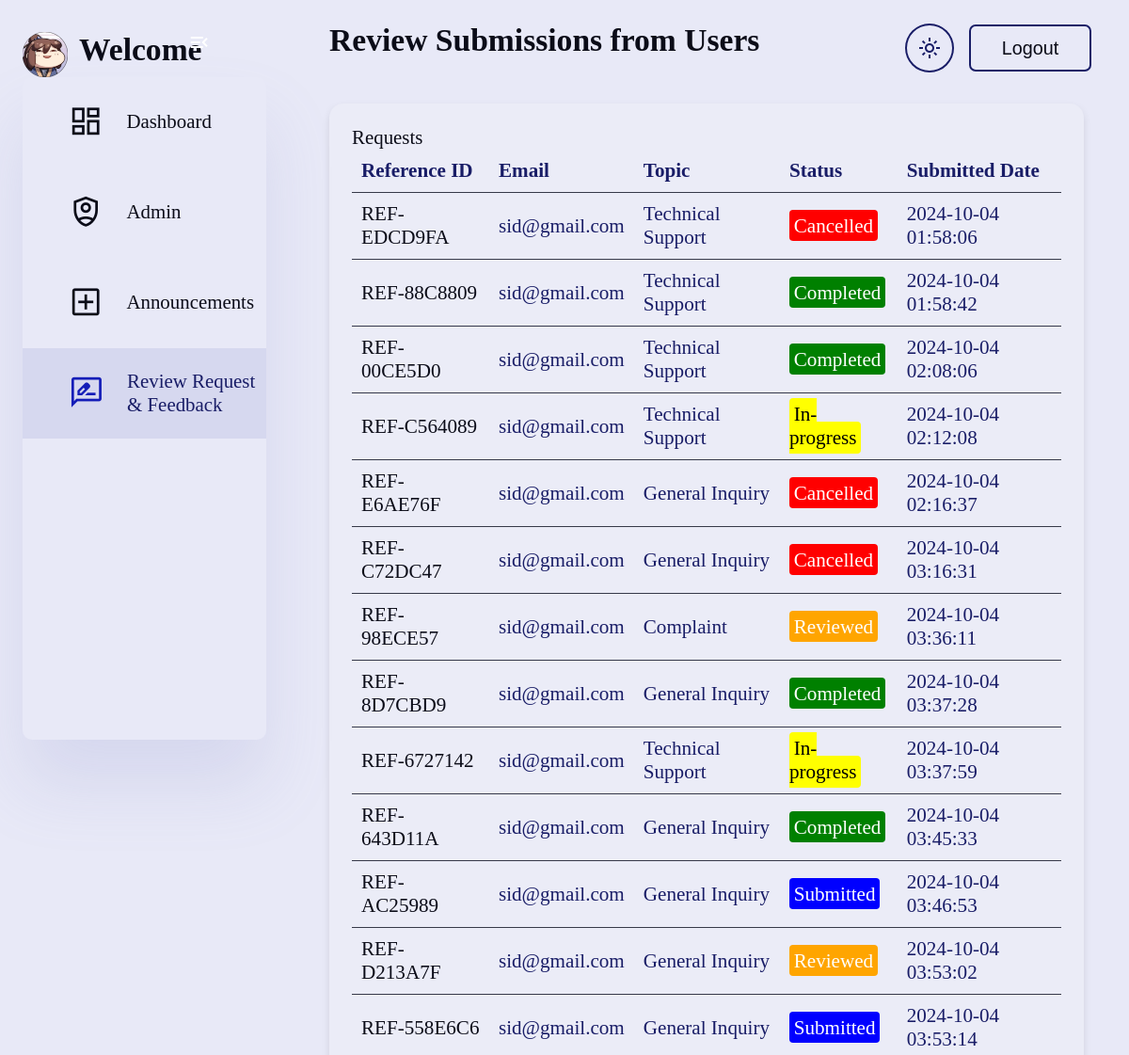
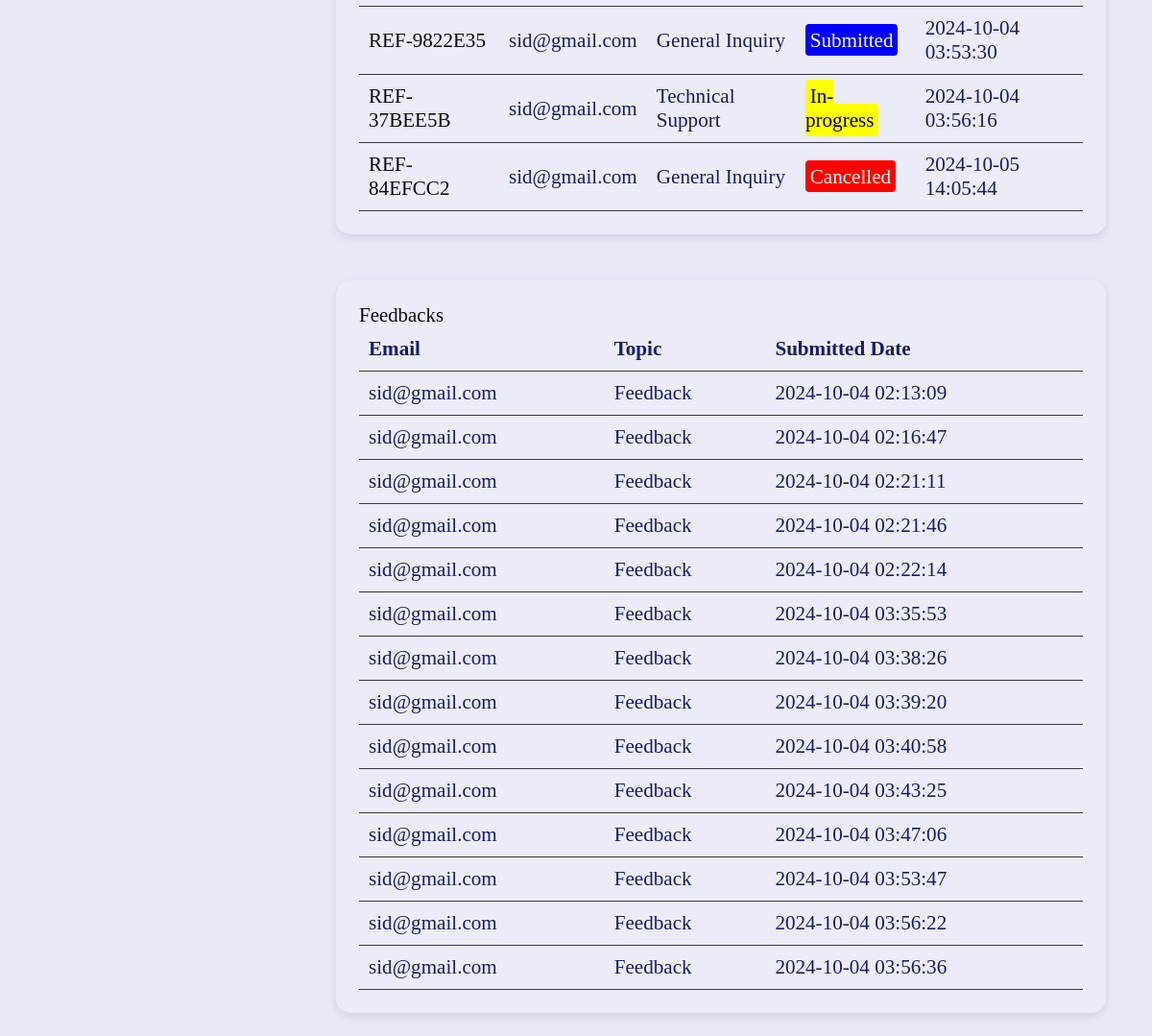
The page /LG/reviewsubmissions.php (signed in) on the database its author committed (2 pictures, top to bottom).
### tables this page shows
CREATE TABLE `request` (
  `email` varchar(200) NOT NULL,
  `topic` varchar(100) NOT NULL,
  `description` varchar(500) NOT NULL,
  `location` varchar(250) NOT NULL,
  `images` varchar(255) NOT NULL,
  `reference_id` varchar(255) NOT NULL,
  `submitted_date` datetime NOT NULL DEFAULT current_timestamp(),
  `last_updated` datetime NOT NULL DEFAULT current_timestamp(),
  `status` varchar(50) NOT NULL DEFAULT 'Submitted'
);

CREATE TABLE `feedback` (
  `email` varchar(200) NOT NULL,
  `topic` varchar(100) NOT NULL,
  `description` varchar(500) NOT NULL,
  `location` varchar(250) NOT NULL,
  `images` varchar(255) NOT NULL,
  `submitted_date` datetime NOT NULL DEFAULT current_timestamp()
);

### LG/reviewsubmissions.php (the view, shortened to what this page needs)
<?php
$servername = "localhost";
$username = "root";
$password = "";
$dbname = "lgutestdb";
$conn = new mysqli($servername, $username, $password, $dbname);
$sql_requests = "SELECT reference_id, email, topic, status, submitted_date FROM Request";
$result_requests = $conn->query($sql_requests);
$sql_feedbacks = "SELECT email, topic, submitted_date FROM Feedback";
$result_feedbacks = $conn->query($sql_feedbacks);
?>
<!DOCTYPE html>
<html lang="en">
<head>
    <link rel="stylesheet" href="style.css">
</head>
<body>
<div class="container">
    <aside id="sidebar">
        <div class="toggle">
            <div class="logo">
                <img src="images/iconx.png" alt="Logo">
                <h2>Welcome</h2>
            </div>
            <div class="close" id="toggle-btn">
                <span class="material-icons-sharp">menu_open</span>
            </div>
        </div>
        <div class="sidebar">
            <a href="AdminDashboard.php">
                <span class="material-symbols-outlined">dashboard</span>
                <h3>Dashboard</h3>
            </a>
            <a href="admin.php">
                <span class="material-symbols-outlined">shield_person</span>
                <h3>Admin</h3>
            </a>
            <a href="AdminAnnouncement.php">
                <span class="material-symbols-outlined">add_box</span>
                <h3>Announcements</h3>
            </a>
            <a href="Reviewsubmissions.php" class="active">
                <span class="material-symbols-outlined">rate_review</span>
                <h3>Review Request & Feedback</h3>
            </a>
        </div>
    </aside>
    <div class="main--content">
        <h2>Review Submissions from Users</h2>
        <div class="review--submission">
            <h3>Requests</h3>
            <table>
                <thead>
                    <tr>
                        <th>Reference ID</th>
                        <th>Email</th>
                        <th>Topic</th>
                        <th>Status</th>
                        <th>Submitted Date</th>
                    </tr>
                </thead>
                <tbody>
                    <?php
                    if ($result_requests->num_rows > 0) {
                        while($row = $result_requests->fetch_assoc()) {
                            echo "<tr>";
                            echo "<td><a href='php/view_request.php?reference_id=" . $row['reference_id'] . "'>" . $row['reference_id'] . "</a></td>";
                            echo "<td>" . htmlspecialchars($row['email']) . "</td>";
                            echo "<td>" . htmlspecialchars($row['topic']) . "</td>";
                            echo "<td><span class='" . strtolower($row['status']) . "'>" . htmlspecialchars($row['status']) . "</span></td>";
                            echo "<td>" . htmlspecialchars($row['submitted_date']) . "</td>";
                            echo "</tr>";
                        }
                    } else {
                        echo "<tr><td colspan='5'>No requests found.</td></tr>";
                    }
                    ?>
                </tbody>
            </table>
        </div>
        <div class="review--submission">
            <h3>Feedbacks</h3>
            <table>
                <thead>
                    <tr>
                        <th>Email</th>
                        <th>Topic</th>
                        <th>Submitted Date</th>
                    </tr>
                </thead>
                <tbody>
                    <?php
                    if ($result_feedbacks->num_rows > 0) {
                        while($row = $result_feedbacks->fetch_assoc()) {
                            echo "<tr>";
                            echo "<td>" . htmlspecialchars($row['email']) . "</td>";
                            echo "<td>" . htmlspecialchars($row['topic']) . "</td>";
                            echo "<td>" . htmlspecialchars($row['submitted_date']) . "</td>";
                            echo "</tr>";
                        }
                    } else {
                        echo "<tr><td colspan='3'>No feedbacks found.</td></tr>";
                    }
                    ?>
                </tbody>
            </table>
        </div>
    </div>
    <nav class="navigation">
        <button id="theme-toggle" class="btn-theme-toggle">
            <span class="material-symbols-outlined">light_mode</span>
        </button>
        <button class="btnLogin-popup"><a href="admin_logout.php">Logout</a></button>
    </nav>
</div>
</body>
</html>

### LG/style.css (style rules this page uses)
:root { --color-text: #0b0c18; --color-background: #e8e9f7; --color-background-lighter: #ebecf7; --color-primary: #191d67; --color-secondary: #757be6; --color-accent: #141db8; --color-white: #fff; --color-dark: #363949; --color-light: rgba(132, 139, 200, 0.18); --color-dark-variant: #677483; --box-shadow: 0 2rem 3rem var(--color-light); }
* { margin: 0; padding: 0; outline: 0; border: 0; text-decoration: none; box-sizing: border-box; }
html { font-size: 24px; }
body { width: 100vw; height: 100vh; font-family: 'Poppins'; font-size: 0.88rem; user-select: none; overflow-x: hidden; color: var(--color-text); background-color: var(--color-background); }
a { color: var(--color-text); }
h2 { font-weight: 600; font-size: 1.4rem; }
h3 { font-weight: 500; font-size: 0.87rem; }
.container { display: flex; width: 96%; margin: 0 auto; gap: 1.8rem; grid-template-columns: 12rem auto 23rem; position: relative; }
aside { height: 100vh; transition: all 0.3s ease; position: sticky; top: 0; }
aside .toggle { display: flex; align-items: center; justify-content: space-between; margin-top: 1.4rem; }
aside .toggle .logo { display: flex; gap: 0.5rem; }
aside .toggle .logo img { width: 2rem; height: 2rem; }
aside .toggle .close { padding-right: 1rem; cursor: pointer; }
aside .sidebar { display: flex; width: 100%; flex-direction: column; background-color: var(--color-background); box-shadow: var(--box-shadow); border-radius: 10px; height: 88vh; transition: all 0.3s ease; }
aside .sidebar a { display: flex; align-items: center; color: var(--color-text); height: 4rem; gap: 1rem; position: relative; margin-left: 2rem; transition: all 0.3s ease; justify-content: flex-start; }
aside .sidebar a span { font-size: 1.6rem; transition: all 0.3s ease; }
aside .sidebar a.active { width: 100%; color: var(--color-primary); background: var(--color-light); margin-left: 0; }
aside .sidebar a.active::before { content: ''; width: 6px; height: 18px; background-color: var(--color-primary-dark); }
aside .sidebar a.active span { color: var(--color-accent); margin-left: calc(1rem - 3px); }
.navigation { position: absolute; top: 25px; right: 16px; display: flex; align-items: center; gap: 16px; font-size: 18px; }
.navigation .btn-theme-toggle { display: flex; align-items: center; justify-content: center; background: transparent; border: 2px solid var(--color-primary); border-radius: 50%; padding: 0.5rem; cursor: pointer; font-size: 1.5rem; color: var(--color-primary); transition: background 0.3s, color 0.3s; }
.navigation .btnLogin-popup { width: 130px; height: 50px; background: transparent; border: 2px solid var(--color-primary); outline: none; border-radius: 7px; cursor: pointer; font-size: 1.1em; color: var(--color-primary); font-weight: 500; transition: 0.5s; }
.btn-theme-toggle { display: flex; align-items: center; justify-content: center; background: transparent; border: 2px solid var(--color-primary); border-radius: 50%; padding: 0.5rem; cursor: pointer; font-size: 1.5rem; color: var(--color-primary); transition: background 0.3s, color 0.3s; }
.main--content { position: grid; background: var(--color-background); width: 100%; padding: 1rem; }
table { width: 100%; border-collapse: collapse; color: var(--color-background-lighter); }
table th, table td { padding: 10px; text-align: left; border-bottom: 1px solid var(--color-dark); color: var(--color-primary); }
thead { background-color: var(--color-background-lighter); }
thead th { color: var(--color-primary); border-bottom: 1px solid var(--color-dark); }
.submitted { background-color: blue; }
.reviewed { background-color: orange; }
.in-progress { background-color: yellow; }
.cancelled { background-color: red; }
.completed { background-color: green; }
html { scroll-behavior: smooth; }
.review--submission { margin-top: 2rem; padding: 1rem; background-color: var(--color-background-lighter); border-radius: 15px; box-shadow: 0 4px 8px rgba(0, 0, 0, 0.1); overflow-x: auto; }
.close { position: absolute; top: 20px; right: 35px; color: #fff; font-size: 40px; font-weight: bold; cursor: pointer; }

### rows shown on the page
request: reference "REF-EDCD9FA", email "sid@gmail.com", topic "Technical Support", status "Cancelled", submitted_date "2024-10-04 01:58:06"
request: reference "REF-88C8809", email "sid@gmail.com", topic "Technical Support", status "Completed", submitted_date "2024-10-04 01:58:42"
request: reference "REF-00CE5D0", email "sid@gmail.com", topic "Technical Support", status "Completed", submitted_date "2024-10-04 02:08:06"
request: reference "REF-C564089", email "sid@gmail.com", topic "Technical Support", status "In-progress", submitted_date "2024-10-04 02:12:08"
request: reference "REF-E6AE76F", email "sid@gmail.com", topic "General Inquiry", status "Cancelled", submitted_date "2024-10-04 02:16:37"
request: reference "REF-C72DC47", email "sid@gmail.com", topic "General Inquiry", status "Cancelled", submitted_date "2024-10-04 03:16:31"
request: reference "REF-98ECE57", email "sid@gmail.com", topic "Complaint", status "Reviewed", submitted_date "2024-10-04 03:36:11"
request: reference "REF-8D7CBD9", email "sid@gmail.com", topic "General Inquiry", status "Completed", submitted_date "2024-10-04 03:37:28"
request: reference "REF-6727142", email "sid@gmail.com", topic "Technical Support", status "In-progress", submitted_date "2024-10-04 03:37:59"
request: reference "REF-643D11A", email "sid@gmail.com", topic "General Inquiry", status "Completed", submitted_date "2024-10-04 03:45:33"
request: reference "REF-AC25989", email "sid@gmail.com", topic "General Inquiry", status "Submitted", submitted_date "2024-10-04 03:46:53"
request: reference "REF-D213A7F", email "sid@gmail.com", topic "General Inquiry", status "Reviewed", submitted_date "2024-10-04 03:53:02"
request: reference "REF-558E6C6", email "sid@gmail.com", topic "General Inquiry", status "Submitted", submitted_date "2024-10-04 03:53:14"
request: reference "REF-9822E35", email "sid@gmail.com", topic "General Inquiry", status "Submitted", submitted_date "2024-10-04 03:53:30"
request: reference "REF-37BEE5B", email "sid@gmail.com", topic "Technical Support", status "In-progress", submitted_date "2024-10-04 03:56:16"
request: reference "REF-84EFCC2", email "sid@gmail.com", topic "General Inquiry", status "Cancelled", submitted_date "2024-10-05 14:05:44"
feedback: email "sid@gmail.com", topic "Feedback", submitted_date "2024-10-04 02:13:09"
feedback: email "sid@gmail.com", topic "Feedback", submitted_date "2024-10-04 02:16:47"
feedback: email "sid@gmail.com", topic "Feedback", submitted_date "2024-10-04 02:21:11"
feedback: email "sid@gmail.com", topic "Feedback", submitted_date "2024-10-04 02:21:46"
feedback: email "sid@gmail.com", topic "Feedback", submitted_date "2024-10-04 02:22:14"
feedback: email "sid@gmail.com", topic "Feedback", submitted_date "2024-10-04 03:35:53"
feedback: email "sid@gmail.com", topic "Feedback", submitted_date "2024-10-04 03:38:26"
feedback: email "sid@gmail.com", topic "Feedback", submitted_date "2024-10-04 03:39:20"
feedback: email "sid@gmail.com", topic "Feedback", submitted_date "2024-10-04 03:40:58"
feedback: email "sid@gmail.com", topic "Feedback", submitted_date "2024-10-04 03:43:25"
feedback: email "sid@gmail.com", topic "Feedback", submitted_date "2024-10-04 03:47:06"
feedback: email "sid@gmail.com", topic "Feedback", submitted_date "2024-10-04 03:53:47"
feedback: email "sid@gmail.com", topic "Feedback", submitted_date "2024-10-04 03:56:22"
feedback: email "sid@gmail.com", topic "Feedback", submitted_date "2024-10-04 03:56:36"
